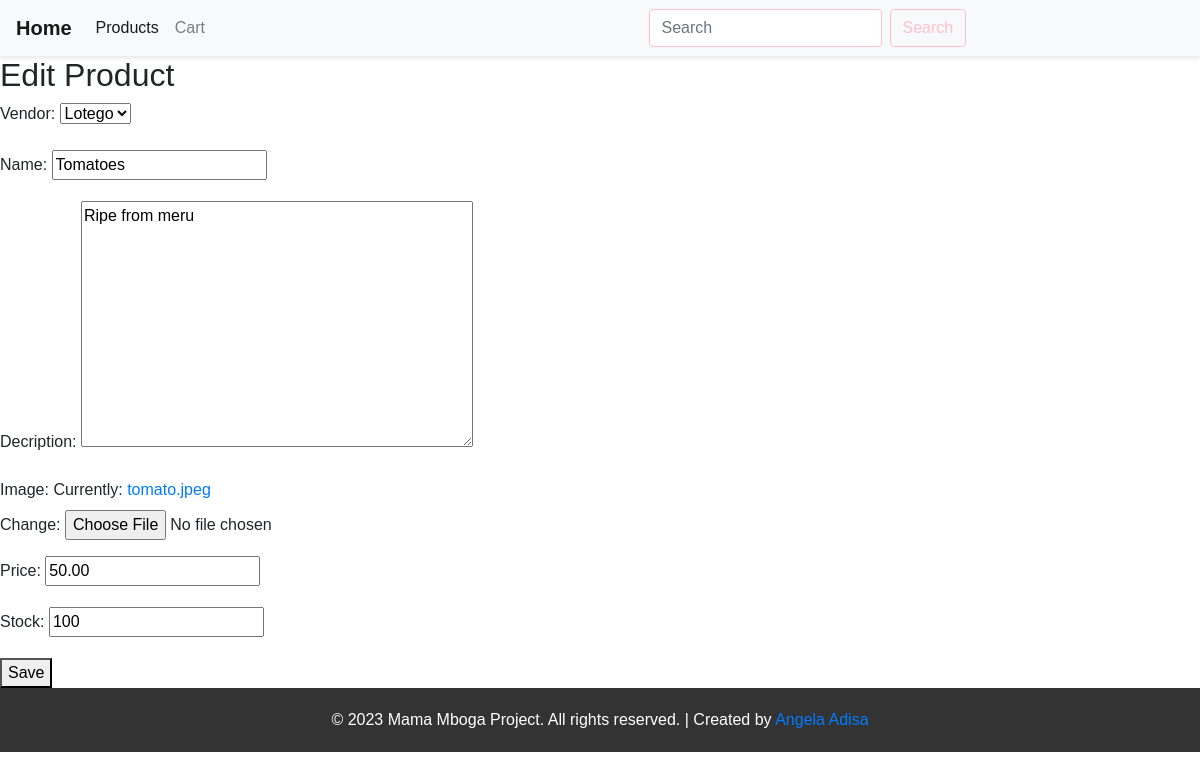
Screenshot of /inventory/products/edit/1 with the database file from the repository.
### inventory/models.py (models this page shows, shortened)
class Product(models.Model):
    Vendor = models.ForeignKey(Vendor,on_delete=models.CASCADE)
    name = models.CharField(max_length = 32)
    decription = models.TextField()
    image = models.ImageField(upload_to="images")
    price = models.DecimalField(max_digits=6,decimal_places=2)
    stock = models.PositiveIntegerField()
    date_created = models.DateTimeField(auto_now_add=True)
    date_updated = models.DateTimeField(auto_now=True)

### inventory/views.py (the view)
# urls.py: path("products/edit/<int:id>",edit_product, name = "product_edit_view"),
def edit_product(request, id):
    product = Product.objects.get(id=id)
    if request.method == "POST":
        form = ProductuploadForm(request.POST, instance=product)
        if form.is_valid():
            form.save()
            return redirect("product_detail_view", id=id)
    else:
        form = ProductuploadForm(instance=product)
    return render(request, "inventory/edit_product.html", {"form": form})

### inventory/forms.py
class ProductuploadForm(forms.ModelForm):
    class Meta:
        model = Product
        fields = "__all__"

### vendor/models.py (called while the page is built)
    def __str__(self):
        return self.store_name

### templates/inventory/edit_product.html (shortened to what this page needs)
<!DOCTYPE html>
<html lang="en">
<head>
</head>
<body>
    {% include "navbar.html" %}
    <h2>Edit Product</h2>
    <form method="POST">
        {{form.as_p}}
        <button type="submit">Save</button>
    </form>
    {% include "footer.html" %}
</body>
</html>

### templates/footer.html (style rules this page uses)
body { margin: 0; padding: 0; font-family: Arial, sans-serif; }

### rows the page displays
Product: Vendor "Lotego", name "Tomatoes", decription "Ripe from meru", price "50.00", stock "100"
